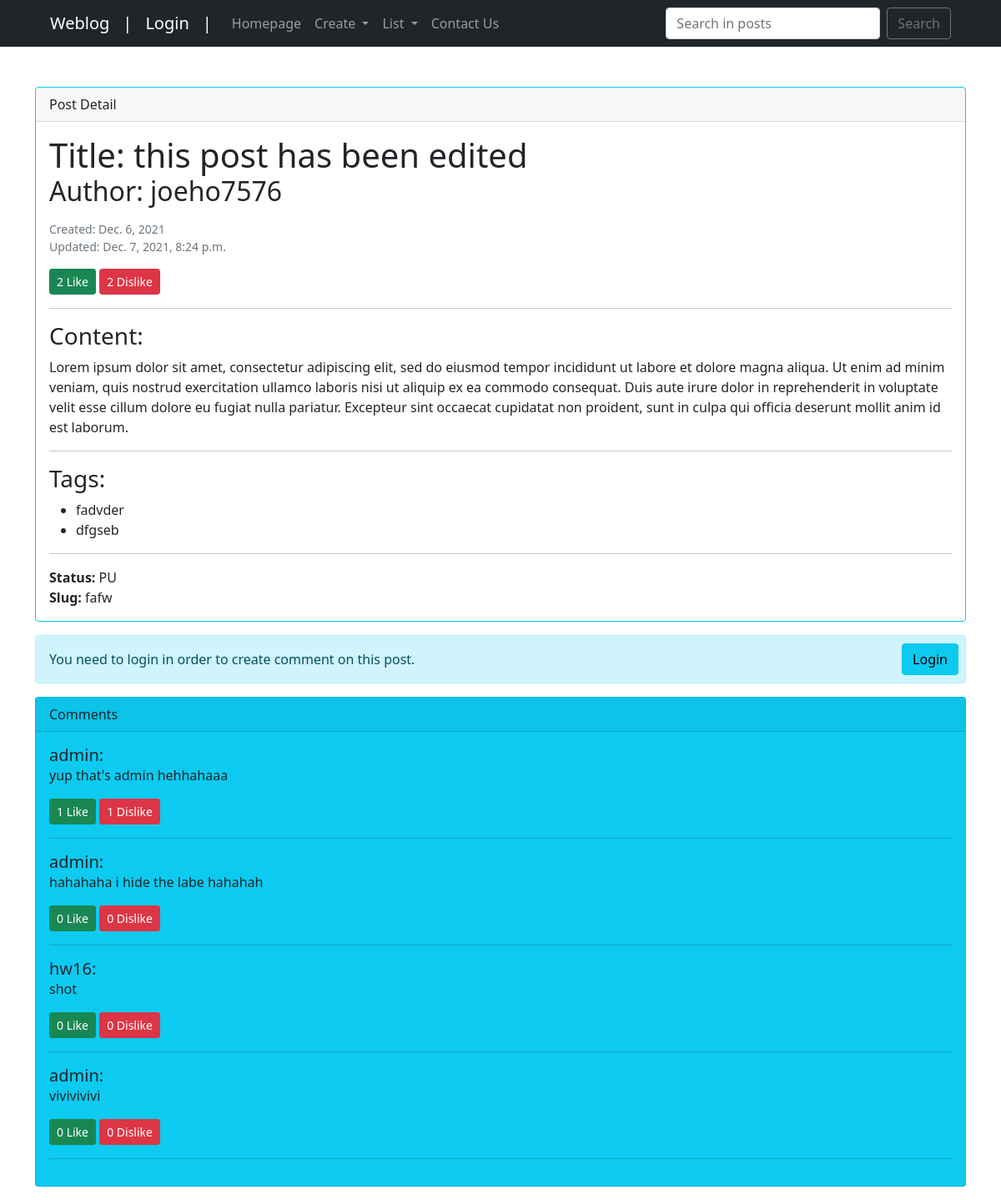
The page /weblog/post/fafw on the database as committed earlier.
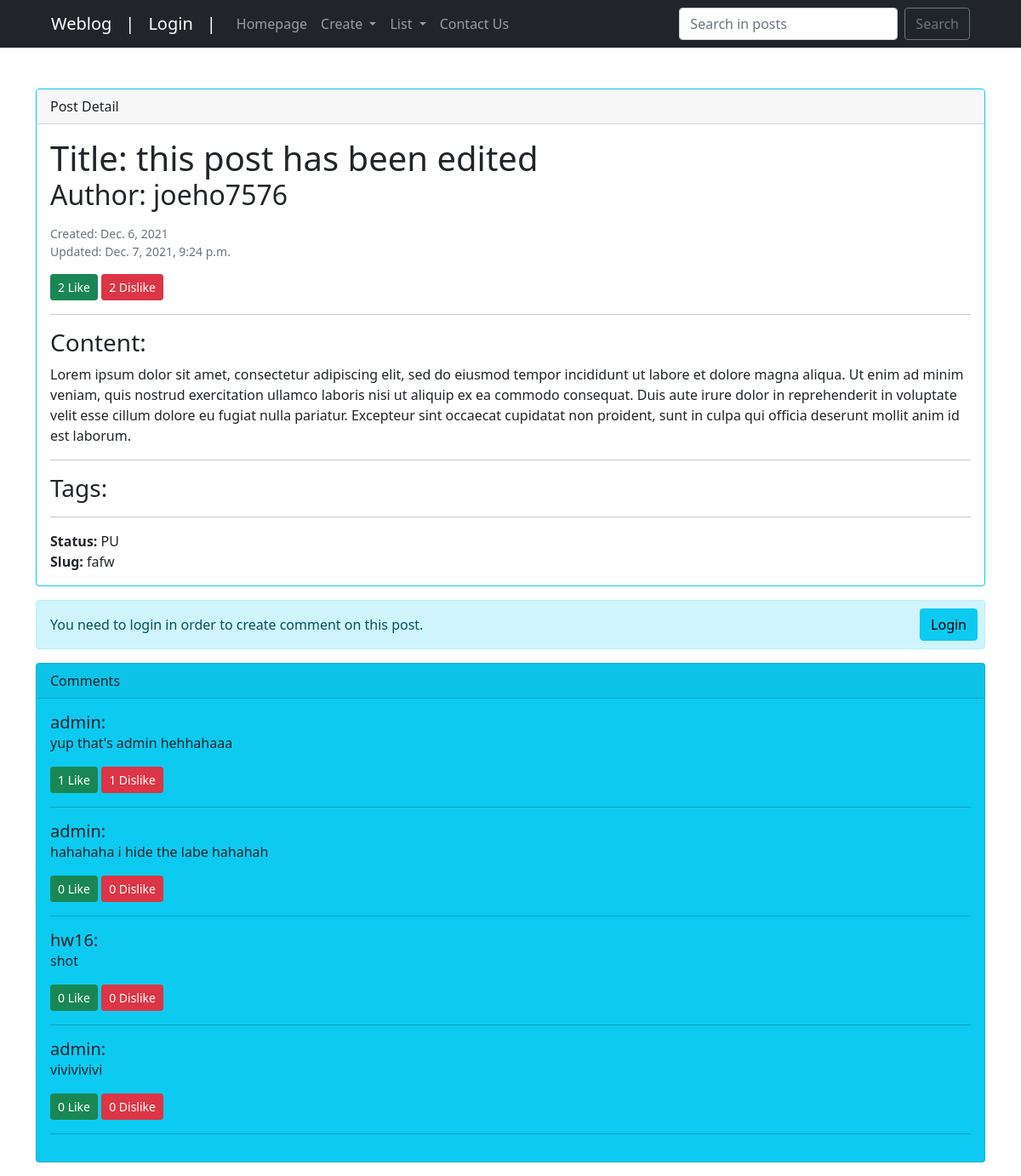
The same page on the database as committed later.
### weblog/models.py (models this page shows, shortened)
class Post(models.Model):
    PU = 'PU'
    DR = 'DR'
    STATUS_CHOICE = [
        (PU, 'Published'),
        (DR, 'Draft')
    ]
    owner = models.ForeignKey(User, on_delete=models.CASCADE, verbose_name="Post Owner")
    title = models.CharField("Post Title", max_length=50)
    content = models.TextField()
    image = models.ImageField(upload_to='images', null=True)
    category = models.ManyToManyField('Category')
    created = models.DateField(auto_now_add=True, null=True)
    updated_on = models.DateTimeField(auto_now=True)
    like = models.ManyToManyField(User, related_name='post_like')
    dislike = models.ManyToManyField(User, related_name='post_dislike')
    tag = models.ManyToManyField('Tag')
    slug = models.SlugField(max_length=255, unique=True, null=True, blank=True)
    status = models.CharField(
        max_length=2,
        choices=STATUS_CHOICE,
        default=DR
    )
    objects = models.Manager()
    published = PublishedPostsManager()
    draft = DraftPostsManager()
    def total_likes(self):
        return self.like.count()
    def total_dislikes(self):
        return self.dislike.count()

class Tag(models.Model):
    name = models.CharField(max_length=30)
    updated_on = models.DateTimeField(auto_now=True)
    def __str__(self):
        return self.name

class Comment(models.Model):
    post = models.ForeignKey(Post,on_delete=models.CASCADE)
    owner = models.ForeignKey(User, on_delete=models.CASCADE, verbose_name="Comment Owner", null=True)
    text = models.TextField()
    like = models.ManyToManyField(User, related_name='comment_like')
    dislike = models.ManyToManyField(User, related_name='comment_dislike')
    updated_on = models.DateTimeField(auto_now=True, null=True)
    @property
    def total_likes(self):
        return self.like.count()
    @property
    def total_dislikes(self):
        return self.dislike.count()

### weblog/views.py (the view)
# urls.py: path("post/<slug:slug>", post_detail, name="post_detail"),
def post_detail(request, slug):
    post = get_object_or_404(Post, slug=slug)
    form = CommentForm()
    total_likes = post.total_likes()
    total_dislikes = post.total_dislikes()
    context = {'post': post, 'form': form, 'total_likes':total_likes, 'total_dislikes':total_dislikes}
    return render(request, 'weblog/post/post_detail.html', context=context)

### weblog/forms.py
class CommentForm(forms.ModelForm):
    class Meta:
        model = Comment
        fields = ['text']
        labels = {
            'text': '',
        }
    def __init__(self, *args, **kwargs):
        super(CommentForm, self).__init__(*args, **kwargs)
        for field in self.fields:
            self.fields[field].required = False

### weblog/templates/weblog/post/post_detail.html (shortened to what this page needs)
{% extends 'weblog/index.html' %}{% load static %}{% load crispy_forms_tags %}
{% block content %}
    <div class="card border-info mb-3">
        <div class="card-header">Post Detail</div>
        <div class="card-body">
            <h1 class="card-title mb-0">Title: {{post.title}}</h1>
            <h2 class="card-title">Author: {{post.owner}}</h2>
            <p class="card-text mb-0 mt-3"><small class="text-muted">Created: {{post.created}}</small></p>
            <p class="card-text mb-0"><small class="text-muted">Updated: {{post.updated_on}}</small></p>
            {% if user.is_authenticated %}
                <form action="{% url 'weblog:post_stuff' post.slug %}" method="post">{% csrf_token %}
                    <button class="btn btn-success btn-sm mt-3" type="submit" name="post_like" value="{{post.slug}}">{{total_likes}} Like</button>
                    <button class="btn btn-danger btn-sm mt-3" type="submit" name="post_dislike" value="{{post.slug}}">{{total_dislikes}} Dislike</button>
                <form/>
            {% else %}
                <button class="btn btn-success btn-sm mt-3" >{{total_likes}} Like</button>
                <button class="btn btn-danger btn-sm mt-3" >{{total_dislikes}} Dislike</button>
            {% endif %}
            <hr/>
            <h3 class="card-title">Content:</h3>
            <p class="card-text">{{post.content}}</p>
            <hr/>
            <h3 class="card-title">Tags:</h3>
            <ul>
                {% for tag in post.tag.all %}
                    <li>{{tag}}</li>
                {% endfor %}
            </ul>
            <hr/>
            <p class="card-text mb-0 mt-3"><b>Status:</b> {{post.status}}</p>
            <p class="card-text mb-0"><b>Slug:</b> {{post.slug}}</p>
        </div>
    </div>
    {% if user.is_authenticated %}
        <div class="card border-dark mb-3">
            <div class="card-header">Comment on this post</div>
            <div class="card-body text-dark">
                <form action="{% url 'weblog:post_stuff' post.slug %}" method="post">{% csrf_token %}
                    {{form.text | as_crispy_field}}
                    <input type="submit" class="btn btn-primary mt-3" name='create_comment' value="Comment"/>
                </form>
            </div>
        </div>
    {% else %}
        <div class="alert alert-info" role="alert">
            <p class="d-inline" > You need to login in order to create comment on this post. </p>
            <a href="{% url 'weblog:login' %}" class="btn btn-info position-absolute top-50 end-0 translate-middle-y" role="button" style="margin-right: 8px;">Login</a>
        </div>
    {% endif %}
    <div class="card text-dark bg-info mb-3">
        <div class="card-header">Comments</div>
        <div class="card-body">
            {% for comment in post.comment_set.all %}
                <h5 class="card-title mb-0">{{comment.owner}}: </h5>
                <p class="card-text">{{comment.text}}</p>
                {% if user.is_authenticated %}
                    <form action="{% url 'weblog:post_stuff' post.slug %}" method="post">{% csrf_token %}
                        <button class="btn btn-success btn-sm" type="submit" name="comment_like" value="{{comment.id}}">{{ comment.total_likes }} Like</button>
                        <button class="btn btn-danger btn-sm" type="submit" name="comment_dislike" value="{{comment.id}}">{{ comment.total_dislikes }} Dislike</button>
                    <form/>
                {% else %}
                    <button class="btn btn-success btn-sm">{{ comment.total_likes }} Like</button>
                    <button class="btn btn-danger btn-sm">{{ comment.total_dislikes }} Dislike</button>
                {% endif %}
                <hr>
            {% endfor %}
        </div>
    </div>
{% endblock content %}

Rows that differ between the two databases and show on the page:
no longer on this page (row unchanged): Tag: name "fadvder"
no longer on this page (row unchanged): Tag: name "dfgseb"
changed Post "this post has been edited": updated_on "Dec. 7, 2021, 8:24 p.m." → "Dec. 7, 2021, 9:24 p.m."
